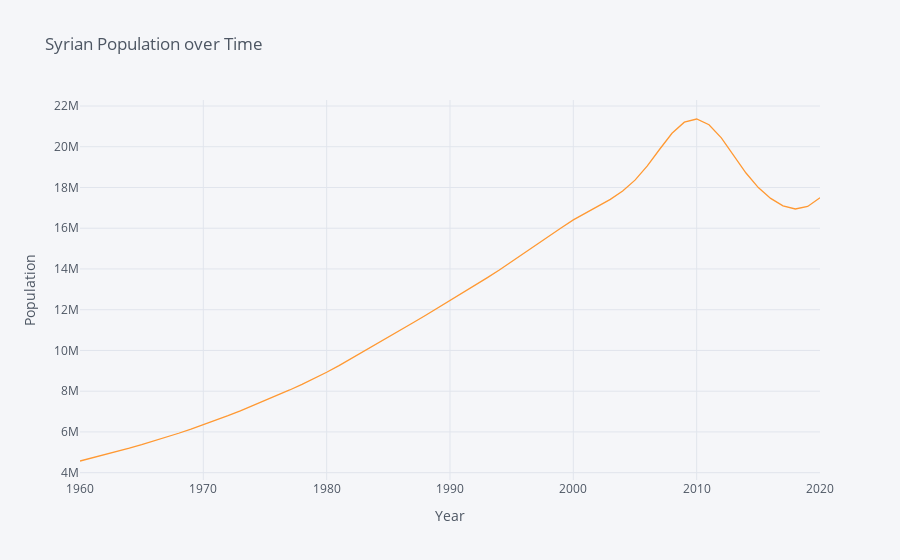

Notebook code cell kept with this figure:
### Code cell
# Useful arguments to pass include xTitle, yTitle, Title
import matplotlib.pyplot as plt
Syria.iplot(title="Syrian Population over Time", xTitle='Year',yTitle='Population')

### Figure 1 — Plotly figure (JSON) as saved in the notebook; plotly's stock layout.template omitted (floating-point values rounded to 4 significant figures)
{"data": [{"line": {"color": "rgba(255, 153, 51, 1.0)", "dash": "solid", "shape": "linear", "width": 1.3}, "mode": "lines", "name": "Syrian Total Population", "text": "", "type": "scatter", "x": [2020, 2019, 2018, 2017, 2016, 2015, 2014, 2013, 2012, 2011, 2010, 2009, 2008, 2007, 2006, 2005, 2004, 2003, 2002, 2001, 2000, 1999, 1998, 1997, 1996, 1995, 1994, 1993, 1992, 1991, 1990, 1989, 1988, 1987, 1986, 1985, 1984, 1983, 1982, 1981, 1980, 1979, 1978, 1977, 1976, 1975, 1974, 1973, 1972, 1971, 1970, 1969, 1968, 1967, 1966, 1965, 1964, 1963, 1962, 1961, 1960], "y": [17500657, 17070132, 16945062, 17095669, 17465567, 17997411, 18710711, 19578466, 20438861, 21081814, 21362541, 21205873, 20664037, 19878257, 19059257, 18361178, 17827827, 17415214, 17084628, 16766555, 16410847, 16013992, 15599588, 15175308, 14754148, 14345491, 13950486, 13565074, 13187669, 12815400, 12446168, 12080439, 11719064, 11360848, 11004273, 10648633, 10293048, 9938852, 9590226, 9252854, 8930776, 8625693, 8336421, 8060652, 7794658, 7535715, 7283181, 7037860, 6800148, 6570859, 6350544, 6139054, 5935850, 5740702, 5553247, 5373137, 5200341, 5034639, 4875429, 4721893, 4573514]}], "layout": {"legend": {"bgcolor": "#F5F6F9", "font": {"color": "#4D5663"}}, "paper_bgcolor": "#F5F6F9", "plot_bgcolor": "#F5F6F9", "title": {"font": {"color": "#4D5663"}, "text": "Syrian Population over Time"}, "xaxis": {"gridcolor": "#E1E5ED", "showgrid": true, "tickfont": {"color": "#4D5663"}, "title": {"font": {"color": "#4D5663"}, "text": "Year"}, "zerolinecolor": "#E1E5ED"}, "yaxis": {"gridcolor": "#E1E5ED", "showgrid": true, "tickfont": {"color": "#4D5663"}, "title": {"font": {"color": "#4D5663"}, "text": "Population"}, "zerolinecolor": "#E1E5ED"}}}
